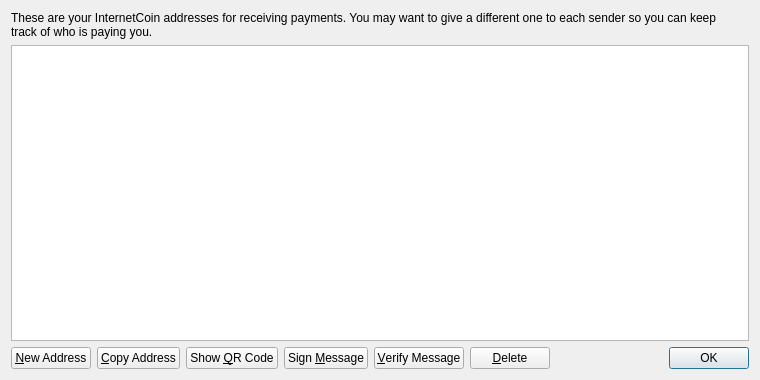
<?xml version="1.0" encoding="UTF-8"?>
<ui version="4.0">
 <class>AddressBookPage</class>
 <widget class="QWidget" name="AddressBookPage">
  <property name="geometry">
   <rect>
    <x>0</x>
    <y>0</y>
    <width>760</width>
    <height>380</height>
   </rect>
  </property>
  <property name="windowTitle">
   <string>Address Book</string>
  </property>
  <layout class="QVBoxLayout" name="verticalLayout">
   <item>
    <widget class="QLabel" name="labelExplanation">
     <property name="text">
      <string>These are your InternetCoin addresses for receiving payments. You may want to give a different one to each sender so you can keep 
track of who is paying you.</string>
     </property>
     <property name="textFormat">
      <enum>Qt::PlainText</enum>
     </property>
     <property name="wordWrap">
      <bool>true</bool>
     </property>
    </widget>
   </item>
   <item>
    <widget class="QTableView" name="tableView">
     <property name="contextMenuPolicy">
      <enum>Qt::CustomContextMenu</enum>
     </property>
     <property name="toolTip">
      <string>Double-click to edit address or label</string>
     </property>
     <property name="tabKeyNavigation">
      <bool>false</bool>
     </property>
     <property name="alternatingRowColors">
      <bool>true</bool>
     </property>
     <property name="selectionMode">
      <enum>QAbstractItemView::SingleSelection</enum>
     </property>
     <property name="selectionBehavior">
      <enum>QAbstractItemView::SelectRows</enum>
     </property>
     <property name="sortingEnabled">
      <bool>true</bool>
     </property>
     <attribute name="verticalHeaderVisible">
      <bool>false</bool>
     </attribute>
    </widget>
   </item>
   <item>
    <layout class="QHBoxLayout" name="horizontalLayout">
     <item>
      <widget class="QPushButton" name="newAddressButton">
       <property name="toolTip">
        <string>Create a new address</string>
       </property>
       <property name="text">
        <string>&amp;New Address</string>
       </property>
       <property name="icon">
        <iconset resource="../bitcoin.qrc">
         <normaloff>:/icons/add</normaloff>:/icons/add</iconset>
       </property>
      </widget>
     </item>
     <item>
      <widget class="QPushButton" name="copyToClipboard">
       <property name="toolTip">
        <string>Copy the currently selected address to the system clipboard</string>
       </property>
       <property name="text">
        <string>&amp;Copy Address</string>
       </property>
       <property name="icon">
        <iconset resource="../bitcoin.qrc">
         <normaloff>:/icons/editcopy</normaloff>:/icons/editcopy</iconset>
       </property>
      </widget>
     </item>
     <item>
      <widget class="QPushButton" name="showQRCode">
       <property name="text">
        <string>Show &amp;QR Code</string>
       </property>
       <property name="icon">
        <iconset resource="../bitcoin.qrc">
         <normaloff>:/icons/qrcode</normaloff>:/icons/qrcode</iconset>
       </property>
      </widget>
     </item>
     <item>
      <widget class="QPushButton" name="signMessage">
       <property name="toolTip">
        <string>Sign a message to prove you own a InternetCoin address</string>
       </property>
       <property name="text">
        <string>Sign &amp;Message</string>
       </property>
       <property name="icon">
        <iconset resource="../bitcoin.qrc">
         <normaloff>:/icons/edit</normaloff>:/icons/edit</iconset>
       </property>
      </widget>
     </item>
     <item>
      <widget class="QPushButton" name="verifyMessage">
       <property name="toolTip">
        <string>Verify a message to ensure it was signed with a specified InternetCoin address</string>
       </property>
       <property name="text">
        <string>&amp;Verify Message</string>
       </property>
       <property name="icon">
        <iconset resource="../bitcoin.qrc">
         <normaloff>:/icons/transaction_0</normaloff>:/icons/transaction_0</iconset>
       </property>
      </widget>
     </item>
     <item>
      <widget class="QPushButton" name="deleteButton">
       <property name="toolTip">
        <string>Delete the currently selected address from the list</string>
       </property>
       <property name="text">
        <string>&amp;Delete</string>
       </property>
       <property name="icon">
        <iconset resource="../bitcoin.qrc">
         <normaloff>:/icons/remove</normaloff>:/icons/remove</iconset>
       </property>
      </widget>
     </item>
     <item>
      <spacer name="horizontalSpacer">
       <property name="orientation">
        <enum>Qt::Horizontal</enum>
       </property>
       <property name="sizeHint" stdset="0">
        <size>
         <width>40</width>
         <height>20</height>
        </size>
       </property>
      </spacer>
     </item>
     <item>
      <widget class="QDialogButtonBox" name="buttonBox">
       <property name="sizePolicy">
        <sizepolicy hsizetype="Maximum" vsizetype="Fixed">
         <horstretch>0</horstretch>
         <verstretch>0</verstretch>
        </sizepolicy>
       </property>
       <property name="standardButtons">
        <set>QDialogButtonBox::Ok</set>
       </property>
      </widget>
     </item>
    </layout>
   </item>
  </layout>
 </widget>
 <resources>
  <include location="../bitcoin.qrc"/>
 </resources>
 <connections/>
</ui>
